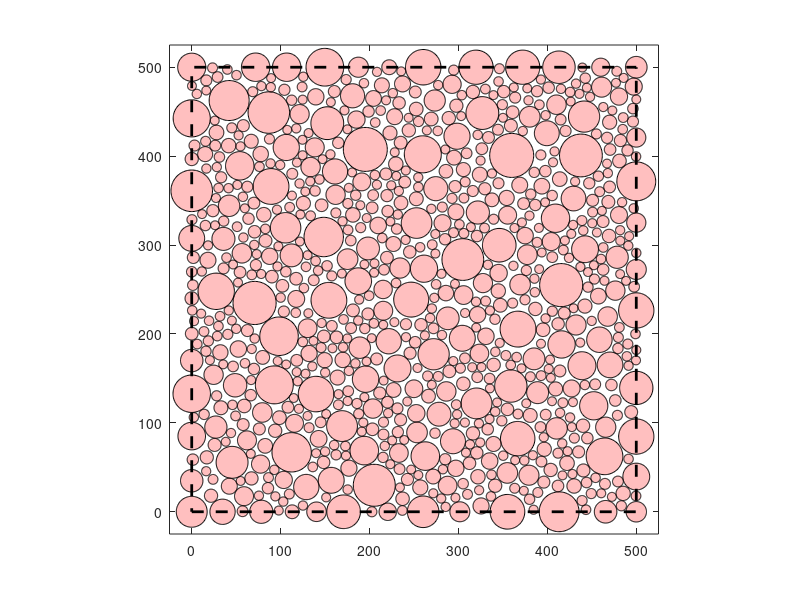

MATLAB code for this plot:
function [C,R]=random_circle_packing_rectangle(ab,R_min,R_max,cnst,vis)
% Random circle packing inside a rectangle.
%
% INPUT:
%   - ab    : 1-by-2 vector specify rectangle dimensions; ab=[width height].
%             ab=[500 500] is the default setting. Coordinates of the 
%             lower-left and upper-right corners of the rectangle are 
%             (0,0) and (ab(1),ab(2)), respectively.
%   - R_min : minimum circle radius. R_min=min(ab)/100 is the default setting.
%   - R_max : maximum circle radius. R_max=min(ab)/20 is the default setting.
%   - cnst :  set cnst=true to ensure all circles fit into the rectangle.
%             cnst=false is the default setting, meaning that only circle
%             centroids will be constrained to the boundary and interior of
%             the rectangle.
%   - vis   : set vis=false to suppress visualization. vis=true is the
%             default setting.
%
% OUTPUT:
%   - C     : Q-by-2 array of sphere centroids
%   - r     : Q-by-1 array of sphere radii
%
% Default settings
if nargin<1 || isempty(ab)
    ab=[500 500];
elseif numel(ab)~=2 || ~isnumeric(ab) || ~ismatrix(ab) || sum(ab(:)<1E-6 | isinf(ab(:)))>0
    error('Invalid entry for 1st input argument (ab)')
else
    ab=ab(:)';
end
if nargin<2 || isempty(R_min)
    R_min=min(ab)/100;
elseif numel(R_min)~=1 || ~isnumeric(R_min) || R_min>(min(ab)/4-2E-12) || R_min<min(ab)/1E3
    error('Invalid entry for 2nd input argument (D_min)')
end
if nargin<3 || isempty(R_max)
    R_max=min(ab)/20;
elseif numel(R_max)~=1 || ~isnumeric(R_max) || R_max<R_min || R_max>(min(ab)/4-2E-12)
    error('Invalid entry for 3rd input argument (D_max)')
end
if nargin<4 || isempty(cnst)
    cnst=false;
elseif numel(cnst)~=1 || ~islogical(cnst)
    error('Invalid entry for 4th input argument (cnst)')
end
if nargin<5 || isempty(vis)
    vis=true;
elseif numel(vis)~=1 || ~islogical(vis)
    error('Invalid entry for 5th input argument (vis)')
end
% Grid used to keep track of unoccupied space inside the rectangle
dx=max(min(ab)/2E3,R_min/50);
x=0:dx:ab(1);
y=0:dx:ab(2);
[x,y]=meshgrid(x,y);
G=[x(:) y(:)];
clear x y
% Start by placing circles along the edges if cnst=false
dR=R_max-R_min;
Cc=bsxfun(@times,ab,[0 0; 1 0; 1 1; 0 1]); % corner vertices
if ~cnst
      [Xa,Xb]=deal(Cc,circshift(Cc,[-1 0]));    
      Rc=dR*rand(4,1)+R_min;
      [Rc_a,Rc_b]=deal(Rc,circshift(Rc,[-1 0]));
      [C,R]=deal(cell(4,1));
      for i=1:4       
          [Ci,Ri]=SampleLineSegment(Xa(i,:),Xb(i,:),Rc_a(i),Rc_b(i),R_min,R_max);
          Ci(end,:)=[];
          C{i}=Ci;        
          Ri(end)=[];
          R{i}=Ri;        
      end
      C=cell2mat(C);
      R=cell2mat(R);
      % Update grid 
      for i=1:size(C,1), G=update_grid(C(i,:),R(i),G,R_min); end
else
      % Remove all grid points less than R_min units from the boundary
      G_max=G+R_min+1E-12;
      G_min=G-R_min-1E-12;
      chk_in=bsxfun(@le,G_max,ab) & bsxfun(@ge,G_min,[0 0]);
      chk_in=sum(chk_in,2)==2;
      G(~chk_in,:)=[];
      clear G_max G_min chk_in
      C=[]; R=[];
  end
% Begin visualization
if vis
    hf=figure('color','w');
    axis equal
    set(gca,'XLim',[0 ab(1)]+ab(1)*[-1/20 1/20],'YLim',[0 ab(2)]+ab(2)*[-1/20 1/20],'box','on')
    hold on
    drawnow
      Hg=plot(G(:,1),G(:,2),'.k','MarkerSize',2);
      t=linspace(0,2*pi,1E2)';
      P=[cos(t) sin(t)]; % unit circle
      if ~isempty(C)
          for i=1:size(C,1)
              Pm=bsxfun(@plus,R(i)*P,C(i,:));
              h=fill(Pm(:,1),Pm(:,2),'r');
              set(h,'FaceAlpha',0.25)
          end
          drawnow
      end    
end
f=5:5:100;
fprintf('Progress : ')
fprintf(' %-3u ',f)
fprintf(' (%%complete)\n')
fprintf('            ')
Ng=size(G,1);
f=size(G,1)-round((f/100)*Ng);
% Use rejection sampling to populate interior of the rectangle
flag=true;
n=0; cnt=0; m=0;
while ~isempty(G) && cnt<1E4 && (~vis || (vis && ishandle(hf))) 
      n=n+1;
      % New circle
      if flag && (cnt>500 || size(G,1)<0.95*Ng)
          flag=false;
          Rg=R_max*ones(size(G,1),1);
      end
      i=[];
      if cnt<=500 && flag
          X_new=ab.*rand(1,2);   % centroid
      else
          i=randi(size(G,1));
          X_new=G(i,:)+(dx/2)*(2*rand(1,2)-1); 
          X_new=min(max(X_new,[0 0]),ab);
          if cnt>1E3
              Rg(:)=max(0.95*Rg,R_min);
          end
      end
      if isempty(i)
          R_new=dR*rand(1)+R_min; % radius
      else
          R_new=(Rg(i)-R_min)*rand(1)+R_min;
      end
      % Check if the circle fits inside the rectangle when cnst=true
      if cnst
          X_new_max=X_new+R_new+1E-12;
          X_new_min=X_new-R_new-1E-12;
          chk_in=X_new_max<=ab & X_new_min>=[0 0];
          if sum(chk_in)<2
              cnt=cnt+1;
              continue
          end
      end
      % Does the new circle intersect with any other circles?
      if ~isempty(C)
          d_in=sqrt(sum(bsxfun(@minus,C,X_new).^2,2));
          id=d_in<(R+R_new);
          if sum(id)>0
              cnt=cnt+1;
              if ~isempty(i)
                  Rg(i)=min(0.95*Rg(i),min(0.99*(R_new+dx/2),R_max));
                  Rg(i)=max(Rg(i),R_min);
              end
              continue
          end
      end
      % Accept new circle
      cnt=0;
      m=m+1;
      C=cat(1,C,X_new);
      R=cat(1,R,R_new);
      [G,id]=update_grid(X_new,R_new,G,R_min);
      if ~flag, Rg(id)=[]; end
      % Visualization
      if vis && ishandle(hf)
          Pm=bsxfun(@plus,R_new*P,X_new);
          h=fill(Pm(:,1),Pm(:,2),'r');
          set(h,'FaceAlpha',0.25)
          if mod(m,50)==0            
              delete(Hg)
              Hg=plot(G(:,1),G(:,2),'.k','MarkerSize',2);
              drawnow
          end
      end
      % Progress update   
      if size(G,1)<=f(1)
          f(1)=[];
          fprintf('*    ')
      end
end
fprintf('\n')
% Show rectangle
if vis && ishandle(hf)
    Cc=[Cc;Cc(1,:)];
    plot(Cc(:,1),Cc(:,2),'--k','LineWidth',2)    
    delete(Hg)
end
if nargout<1, clear C R; end
function [G,id]=update_grid(X_new,R_new,G,R_min)
% Remove grid points within R_new+R_min units of new circle
D=sum(bsxfun(@minus,G,X_new).^2,2);
id=D<(R_new+R_min+1E-12)^2;
G(id,:)=[];
function [C,R]=SampleLineSegment(Xa,Xb,Ra,Rb,R_min,R_max)
% Place circles along line segment between points Xa and Xb
r=Xb-Xa;
L=norm(r);
r=r/norm(L);
dR=R_max-R_min;
C=Xa; R=Ra;
while true    
    R_new=dR*rand(1)+R_min;
    C_new=C(end,:)+r*(R(end)+R_new+R_max*rand(1));        
    D=L - norm(C_new + r*(R_new+Rb) - Xa); % will there be enough space left for the end point with radius Rb?     
    if D<2*(R_min+1E-12)    
        C=cat(1,C,Xb);
        R=cat(1,R,Rb);
        break
    else
        C=cat(1,C,C_new);
        R=cat(1,R,R_new);
    end     
end